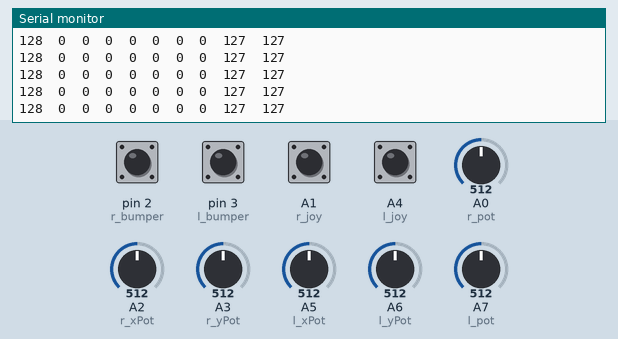
Simulated run of this sketch. Board: Arduino Nano, built with avr-gcc and run on an emulated ATmega328P. Shown: the last lines printed to the serial monitor. The inputs (shaded band) are chosen by the test bench; at power-on: A1 (r_joy), A4 (l_joy), pin 2 (r_bumper), pin 3 (l_bumper) HIGH, A6 (l_yPot) = 512, A5 (l_xPot) = 512, A0 (r_pot) = 512, A2 (r_xPot) = 512, A3 (r_yPot) = 512, A7 (l_pot) = 512. No radio packets arrive unless stated.

Above: at 4.2 s.
4.3 s: A6 (l_yPot) set to 492
At 4.9 s:
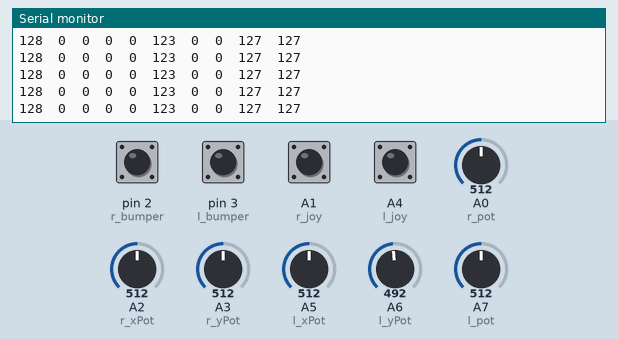
7.3 s: A5 (l_xPot) set to 500
10.3 s: A5 (l_xPot) set to 474
At 11.1 s:
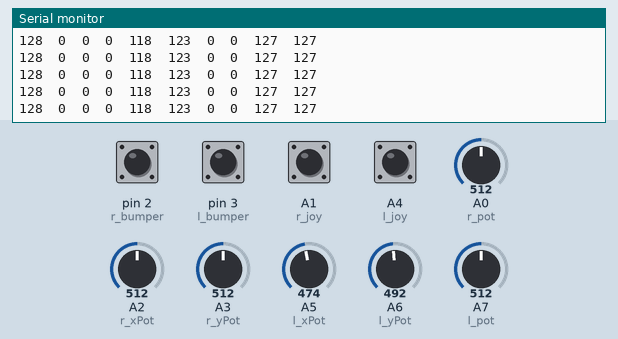
13.3 s: A0 (r_pot) set to 418
At 13.8 s:
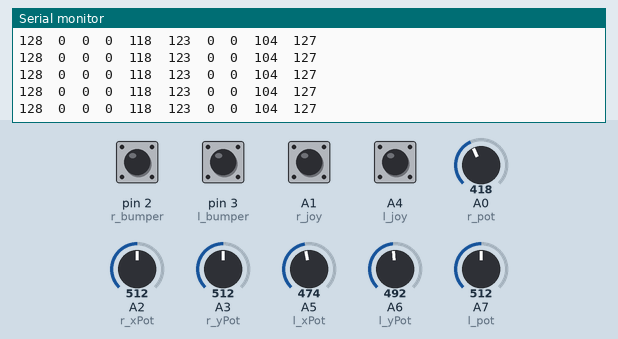
14.8 s: A0 (r_pot) set to 384
At 15.5 s:
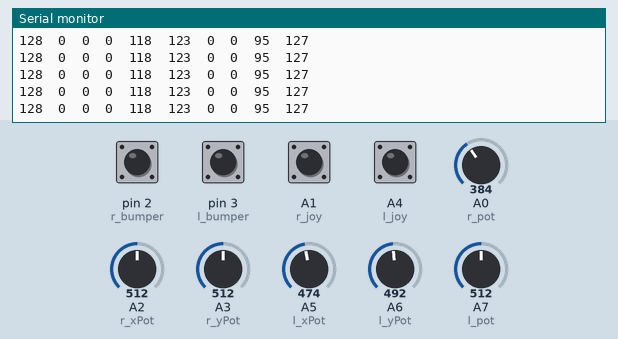

Measured:
- after the input at 4.3 s, the serial monitor: prints a new line after 0.07 s (image 1)
- after the input at 10.3 s, the serial monitor: prints a new line after 0.07 s (image 2)
- after the input at 13.3 s, the serial monitor: prints a new line after 0.06 s (image 3)
- after the input at 14.8 s, the serial monitor: prints a new line after 0.06 s (image 4)

The sketch:

Remote_Control.ino
```cpp
/*
   Description: This program is for the Universal Remote Control

        Wiring: The required components are 2x joysticks, 2x momentary switches, and 2x potentiometer

    Created by: Josh Stanley

    Date Created: 06/03/2022

    Date Modified: 06/03/2022
*/

#include <SPI.h>
#include <nRF24L01.h>
#include <RF24.h>
RF24 radio(9, 10);                         //CE, CSN
const byte chan[6] = "00007";              //Byte of array representing the address. This is the address where we will send the data. This should be same on the receiving side.

int r_xPot = A2;
int r_yPot = A3;
int r_joy = A1;
int l_xPot = A5;
int l_yPot = A6;
int l_joy = A4;
int r_bumper = 2;
int l_bumper = 3;
int r_pot = A0;
int l_pot = A7;

byte data[] = {0, 0, 0, 0, 0, 0, 0, 0, 0, 0};

void setup() {
  Serial.begin(9600);
  Serial.println("Serial Communication Initialized");

  pinMode(r_xPot, INPUT);
  pinMode(r_yPot, INPUT);
  pinMode(l_xPot, INPUT);
  pinMode(l_yPot, INPUT);
  pinMode(r_joy, INPUT_PULLUP);
  pinMode(l_joy, INPUT_PULLUP);
  pinMode(r_bumper, INPUT_PULLUP);
  pinMode(l_bumper, INPUT_PULLUP);
  pinMode(r_pot, INPUT);
  pinMode(l_pot, INPUT);

  radio.begin();                           //Starting the radio communication
  radio.openWritingPipe(chan);             //Setting the address at which we will send the data
  radio.setPALevel(RF24_PA_MIN);           //You can set it as minimum or maximum depending on the distance between the transmitter and receiver.
  radio.stopListening();
}

void loop() {
  if (analogRead(r_xPot) > 515 && analogRead(r_xPot) < 545) data[0] = 0;
  else data[0] = map(analogRead(r_xPot), 0, 1023, 1, 255);

  if (analogRead(r_yPot) > 486 && analogRead(r_yPot) < 516) data[1] = 0;
  else data[1] = map(analogRead(r_yPot), 0, 1023, 1, 255);

  data[2] = !digitalRead(r_joy);
  data[3] = !digitalRead(r_bumper);

  if (analogRead(l_xPot) > 490 && analogRead(l_xPot) < 520) data[4] = 0;
  else data[4] = map(analogRead(l_xPot), 0, 1023, 1, 255);

  if (analogRead(l_yPot) > 505 && analogRead(l_yPot) < 535) data[5] = 0;
  else data[5] = map(analogRead(l_yPot), 0, 1023, 1, 255);

  data[6] = !digitalRead(l_joy);
  data[7] = !digitalRead(l_bumper);
  data[8] = map(analogRead(r_pot), 0, 1023, 0, 255);
  data[9] = map(analogRead(l_pot), 0, 1023, 0, 255);


  for (int i = 0; i < 10; i++) {
    Serial.print(data[i]);
    Serial.print('\t');
  }
  Serial.println("");
  radio.write(&data, sizeof(data));
  delay(10);
}
```
